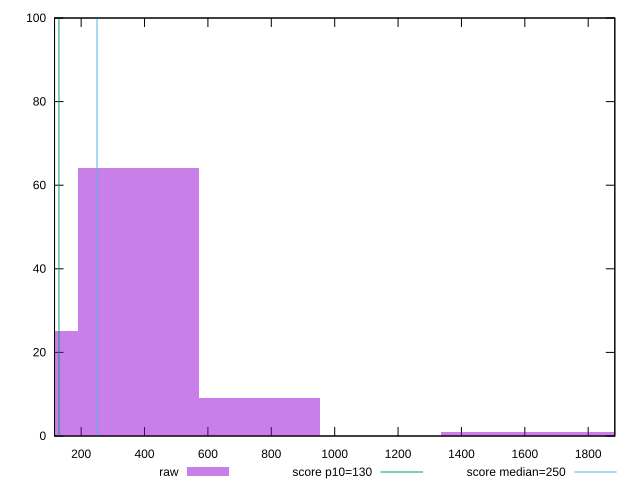

gnuplot code for this plot:
reset

$raw <<EOF
0 25
381.7860650712863 64
763.5721301425726 9
1908.9303253564317 1
1527.1442602851453 1
EOF

set key outside below
set boxwidth 381.7860650712863
set xrange [116:1884]
set yrange [0:100]
set trange [0:100]
set style fill transparent solid 0.5 noborder

set parametric
set terminal svg size 640, 490 enhanced background rgb 'white'
set output "report_00014_2021-02-09T15:56:05.503Z/max-potential-fid/samples/pages+cached+noadtech+nomedia+nocss/raw/histogram.svg"

plot $raw title "raw" with boxes, \
     130,t title "score p10=130", \
     250,t title "score median=250"

reset
